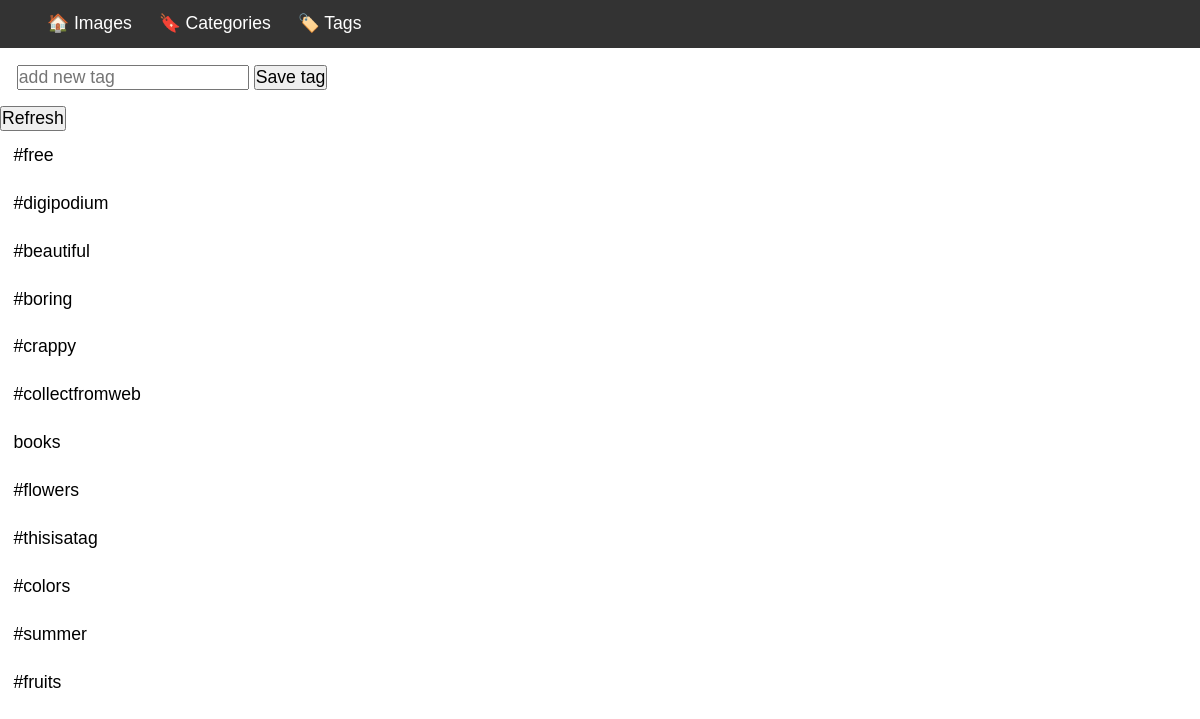
The app's page /tags with its own data.
### home/models.py (models this page shows)
class Tag(models.Model):
    name = models.CharField(max_length=100)
    def __str__(self):
        return self.name

### home/views.py (the view)
# urls.py: path('tags', view_tags, name="tags"),
def view_tags(request):
    tags = Tag.objects.all()
    return render(request, 'tags.html', {'tags': tags})

### home/templates/tags.html (shortened to what this page needs)
{% extends 'base.html' %}
{% load static %}
{% block content %}
<div class="form-container">
    {% include 'partials/tag_form.html' %}
</div>
<div class="tag-list">
   {% include 'partials/tag_list.html' %}
</div>
{% endblock content %}

### home/templates/partials/tag_list.html (shortened to what this page needs)
<ul class="tags">
    <button
        hx-get="{% url 'get_tags' %}"
        hx-swap="outerhtml  transition:true"
        hx-target=".tags">
        Refresh
    </button>
    {% for tag in tags %}
    <li>{{tag}}</li>
    {% empty %}
    <li>No tags yet</li>
    {% endfor %}
</ul>

### home/templates/tags.html (style rules this page uses)
.form-container { padding: 1rem; }
.tags { display: flex; flex-direction: column; }

### home/templates/base.html (style rules this page uses)
* { padding: 0; margin: 0; box-sizing: border-box; font-size: 1.05rem; font-family: sans-serif; text-decoration: none; }
ul { list-style: none; display: flex; justify-content: flex-start; }
li { padding: .8rem; }

### home/templates/partials/tag_list.html (style rules this page uses)
li, button { max-width: fit-content; }

### records on screen
Tag: name "#free"
Tag: name "#digipodium"
Tag: name "#beautiful"
Tag: name "#boring"
Tag: name "#crappy"
Tag: name "#collectfromweb"
Tag: name "books"
Tag: name "#flowers"
Tag: name "#thisisatag"
Tag: name "#colors"
Tag: name "#summer"
Tag: name "#fruits"
